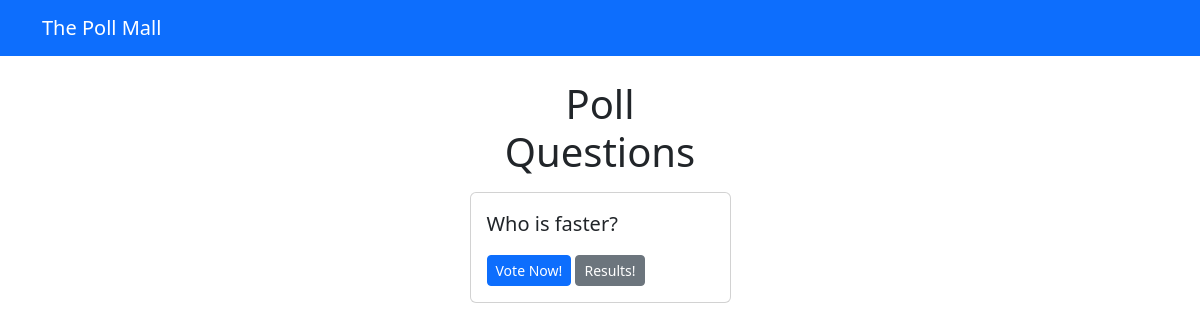
The page /polls/ on the database as committed earlier.
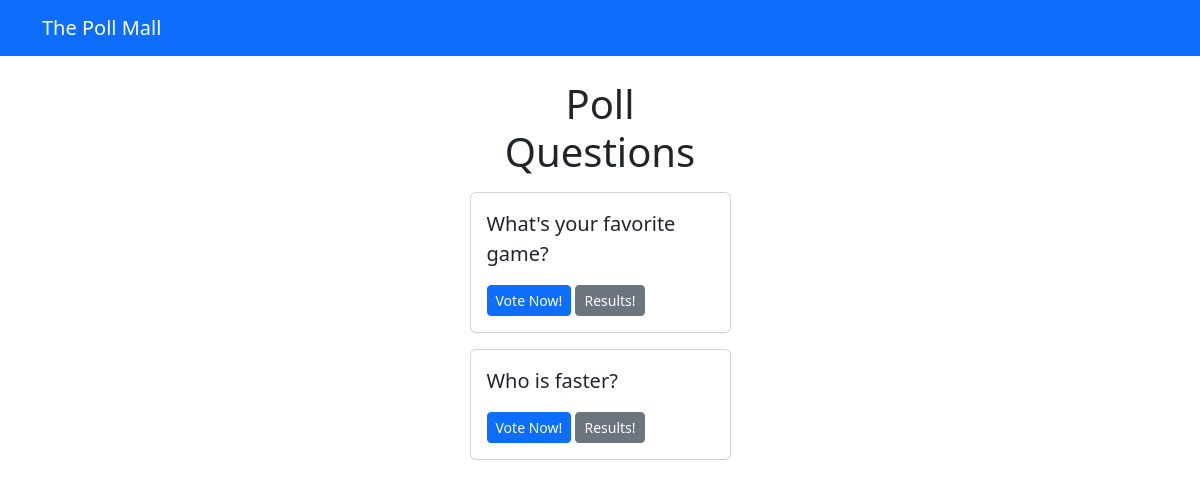
The same page on the database as committed later.
### pollApp/models.py (models this page shows, shortened)
class Question(models.Model):
    question_text = models.CharField(max_length=300)
    pub_date = models.DateTimeField('date published')

### pollApp/views.py (the view)
# urls.py: path('', views.index, name='index'),
def index(request):
    latest_question_list = Question.objects.order_by('-pub_date')[:5]
    context = {'latest_question_list': latest_question_list}
    return render(request, 'polls/index.html', context)

### templates/polls/index.html
{% extends 'base.html' %}
{% block content %}
  <h1 class="text-center mb-3">Poll Questions</h1>
  {% if latest_question_list %}
    {% for question in latest_question_list %}
      <div class="card mb-3">
        <div class="card-body">
          <p class="lead">{{ question.question_text }}</p>
          <a href="{% url 'polls:detail' question.id %}" class="btn btn-primary btn-sm">Vote Now!</a>
          <a href="{% url 'polls:results' question.id %}" class="btn btn-secondary btn-sm">Results!</a>
        </div>
      </div>
    {% endfor %}
  {% else %}
      <p>No polls available</p>
  {% endif %}
{% endblock %}

Rows that differ between the two databases and show on the page:
added Question: question_text "What's your favorite game?"
